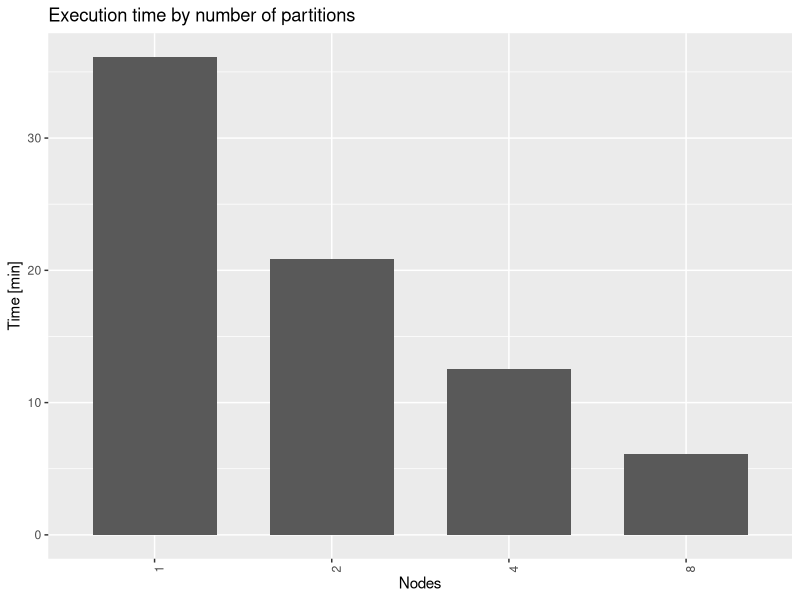
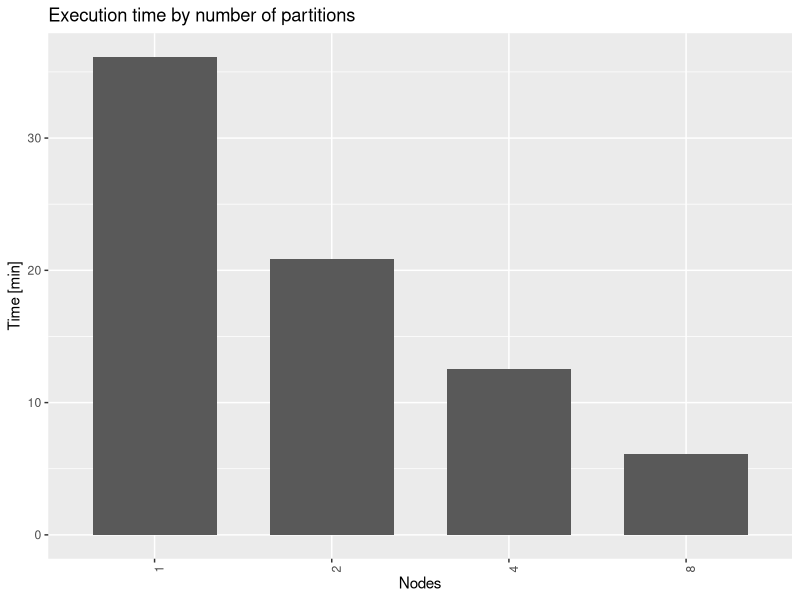

Write the R code that produced these figures, in order.
require(tidyverse)
require(lubridate)

paramsPattern = "num-executors"
getParams <- function(command){
  params = str_trim(str_split(command, "--")[[1]])
  params = params[grepl(paramsPattern, params)]
  return(paste(params, collapse = " "))
}

log = enframe(readLines("scale.txt"))
spark = log %>% filter(grepl(value, pattern = "SparkSubmit ")) %>% 
  separate(value, into = c("time", "appId", "command"), sep = "\\|")
spark$params = spark$command %>% map(getParams)
spark = spark %>% separate(params, into = c(NA,"nodes"), sep = " ") %>%
  select(appId, nodes) 

START = "Reading data"
END   = "Merging DCELs"
pattern = paste0(START,"|",END)
fields = c("time", "appId", "phase")
sdcel0 = log %>% filter(grepl(value, pattern = pattern)) %>%
  separate(value, fields, sep = "\\|") %>%
  mutate(phase = str_trim(phase)) %>%
  mutate(time = parse_date_time(str_replace(time,",","."), "%Y-%m-%d %H:%M:%OS")) %>%
  select(appId, phase, time) 

sdcel1 = sdcel0 %>% pivot_wider(names_from = phase, values_from = time)
names(sdcel1) = c("appId", "read", "merge")
sdcel = sdcel1 %>% mutate(time = merge - read)

data = spark %>% inner_join(sdcel, by = "appId") %>% select(nodes, time) %>%
  group_by(nodes) %>% summarise(time = mean(time))
data$nodes = factor(data$nodes, levels = c("1", "2", "4", "8"))

p = ggplot(data = data, aes(x = nodes, y = time)) +
  geom_bar(stat="identity", position=position_dodge(width = 0.75), width = 0.7) + 
  theme(axis.text.x = element_text(angle = 90, hjust = 1)) + 
  labs(x="Nodes", y="Time [min]", title="Execution time by number of partitions") 
plot(p)

ggsave(paste0("scale.pdf"), width = 12, height = 8, device = "pdf")